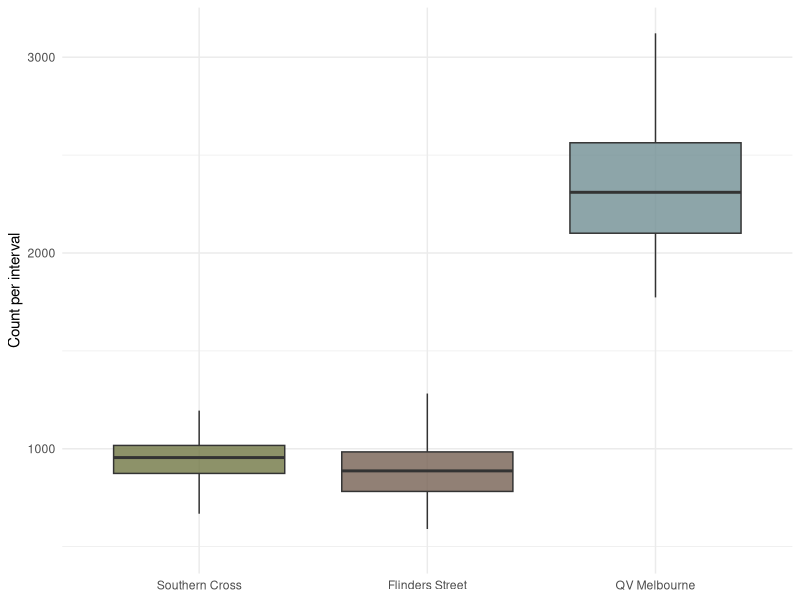
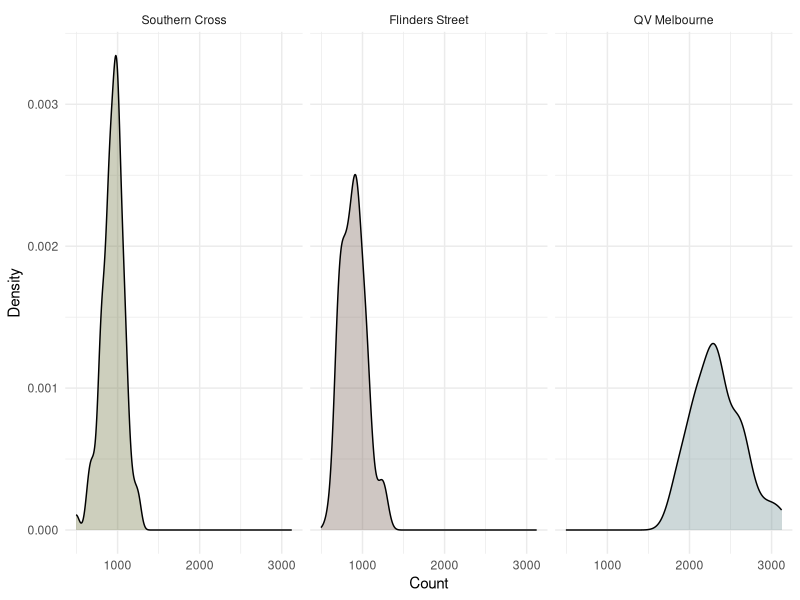
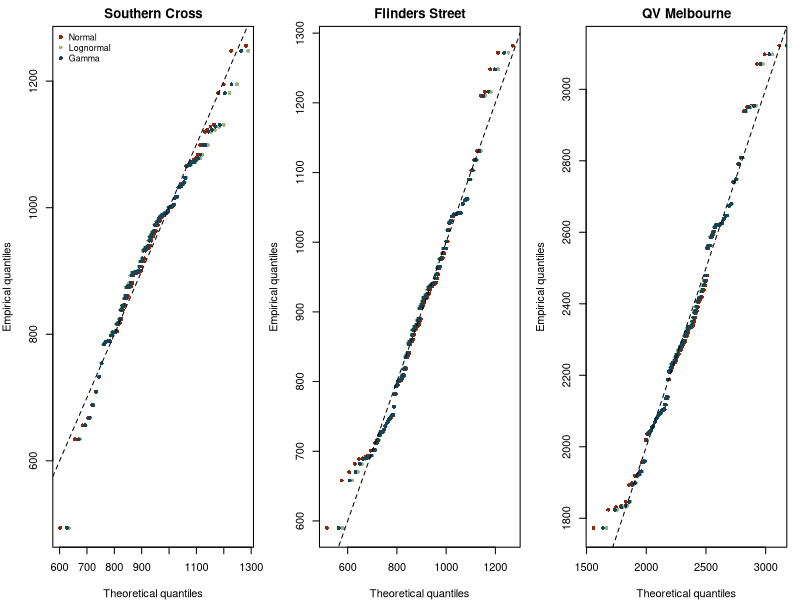

These figures' R source, in order:
## ---- chunk 1
#| label: setup
#| include: false
#| message: false
#| warning: false
knitr::opts_chunk$set(
fig.align = "center",
fig.width = 8,
fig.height = 5,
dpi = 150,
echo = TRUE,
warning = FALSE,
message = FALSE
)

library(boot)
library(MASS)
library(tidyverse)
library(knitr)
library(kableExtra)
library(broom)
library(purrr)
library(scales)

set.seed(355435)

cross_cols <- c(
"Flinders Street" = "#766153",
"QV Melbourne" = "#718f94",
"Southern Cross"  = "#717744")

## ---- chunk 2
pedestrian_df <- read.csv(here::here("data/pedestrian/pedestrians.csv"))

pedestrian_long <- pedestrian_df %>%
  mutate(obs = row_number()) %>%
  pivot_longer(-obs, names_to = "crossing", values_to = "count") %>%
  mutate(crossing = recode(crossing,
                           "flinders_street" = "Flinders Street",
                           "qv_melbourne"    = "QV Melbourne",
                           "southern_cross"  = "Southern Cross")) %>%
  mutate(crossing = factor(
    crossing,
    levels = c("Southern Cross", "Flinders Street", "QV Melbourne")))
## ---- chunk 3
#| label: fig-boxplot
#| fig-cap: "Pedestrian counts by crossing."
ggplot(pedestrian_long, aes(x = crossing, y = count, fill = crossing)) +
  geom_boxplot(outlier.shape = NA, alpha = 0.8) +
  scale_fill_manual(values = cross_cols) +
  labs(x = NULL, y = "Count per interval") +
  theme_minimal() +
  theme(legend.position = "none")

## ---- chunk 4
#| label: fig-density
#| fig-cap: "Distribution of pedestrian counts by crossing."
ggplot(pedestrian_long, aes(x = count, fill = crossing)) +
  geom_density(alpha = 0.35) +
  facet_wrap(~ crossing, scales = "fixed") +
  scale_fill_manual(values = cross_cols) +
  labs(x = "Count", y = "Density") +
  theme_minimal() +
  theme(legend.position = "none")
## ---- chunk 5
#| label: tbl-crossing-summary
pedestrian_long %>%
  group_by(crossing) %>%
  summarise(
    n      = n(),
    mean   = mean(count),
    median = median(count),
    sd     = sd(count),
    min    = min(count),
    max    = max(count),
    iqr    = IQR(count),
    .groups = "drop"
  ) %>%
  kable(
    digits = 1,
    col.names = c("Crossing", "n", "Mean", "Median", "SD", "Min", "Max", "IQR")
  ) %>%
  kable_styling(
    bootstrap_options = c("striped", "hover", "condensed", "responsive"),
    full_width = FALSE
  ) %>%
  row_spec(0, bold = TRUE, color = "#FFFFFF", background = "#598392") %>%
  column_spec(1, bold = TRUE, color = "#004D40")
## ---- chunk 6
#| label: tbl-mle

# Southern Cross
sc <- pedestrian_df$southern_cross
fit_sc_norm  <- fitdistr(sc, "normal")
fit_sc_logn  <- fitdistr(sc, "lognormal")
fit_sc_gamma <- fitdistr(sc, "gamma")   

sc_models <- tibble(
  crossing = "Southern Cross",
  model    = c("normal","lognormal","gamma"),
  logLik   = c(logLik(fit_sc_norm)[1],  logLik(fit_sc_logn)[1],  logLik(fit_sc_gamma)[1]),
  AIC      = c(AIC(fit_sc_norm),        AIC(fit_sc_logn),        AIC(fit_sc_gamma)),
  
  mean_est = c(
    unname(fit_sc_norm$estimate["mean"]),
    exp(fit_sc_logn$estimate["meanlog"] + 0.5*fit_sc_logn$estimate["sdlog"]^2),
    unname(fit_sc_gamma$estimate["shape"] / fit_sc_gamma$estimate["rate"])),
  
  sd_est   = c(
    unname(fit_sc_norm$estimate["sd"]),
    sqrt((exp(fit_sc_logn$estimate["sdlog"]^2) - 1) *
           exp(2*fit_sc_logn$estimate["meanlog"] + fit_sc_logn$estimate["sdlog"]^2)),
    sqrt(unname(fit_sc_gamma$estimate["shape"]) / (unname(fit_sc_gamma$estimate["rate"])^2))))

# Flinders Street
fl <- pedestrian_df$flinders_street
fit_fl_norm  <- fitdistr(fl, "normal")
fit_fl_logn  <- fitdistr(fl, "lognormal")
fit_fl_gamma <- fitdistr(fl, "gamma")

fl_models <- tibble(
  crossing = "Flinders Street",
  model    = c("normal","lognormal","gamma"),
  logLik   = c(logLik(fit_fl_norm)[1],  logLik(fit_fl_logn)[1],  logLik(fit_fl_gamma)[1]),
  AIC      = c(AIC(fit_fl_norm),        AIC(fit_fl_logn),        AIC(fit_fl_gamma)),
  
  mean_est = c(
    unname(fit_fl_norm$estimate["mean"]),
    exp(fit_fl_logn$estimate["meanlog"] + 0.5*fit_fl_logn$estimate["sdlog"]^2),
    unname(fit_fl_gamma$estimate["shape"] / fit_fl_gamma$estimate["rate"])),
  
  sd_est   = c(
    unname(fit_fl_norm$estimate["sd"]),
    sqrt((exp(fit_fl_logn$estimate["sdlog"]^2) - 1) *
           exp(2*fit_fl_logn$estimate["meanlog"] + fit_fl_logn$estimate["sdlog"]^2)),
    sqrt(unname(fit_fl_gamma$estimate["shape"]) / (unname(fit_fl_gamma$estimate["rate"])^2))))

# QV Melbourne
qv <- pedestrian_df$qv_melbourne
fit_qv_norm  <- fitdistr(qv, "normal")
fit_qv_logn  <- fitdistr(qv, "lognormal")
fit_qv_gamma <- fitdistr(qv, "gamma")

qv_models <- tibble(
  crossing = "QV Melbourne",
  model    = c("normal","lognormal","gamma"),
  logLik   = c(logLik(fit_qv_norm)[1],  logLik(fit_qv_logn)[1],  logLik(fit_qv_gamma)[1]),
  AIC      = c(AIC(fit_qv_norm),        AIC(fit_qv_logn),        AIC(fit_qv_gamma)),
  
  mean_est = c(
    unname(fit_qv_norm$estimate["mean"]),
    exp(fit_qv_logn$estimate["meanlog"] + 0.5*fit_qv_logn$estimate["sdlog"]^2),
    unname(fit_qv_gamma$estimate["shape"] / fit_qv_gamma$estimate["rate"])),
  
  sd_est   = c(
    unname(fit_qv_norm$estimate["sd"]),
    sqrt((exp(fit_qv_logn$estimate["sdlog"]^2) - 1) *
           exp(2*fit_qv_logn$estimate["meanlog"] + fit_qv_logn$estimate["sdlog"]^2)),
    sqrt(unname(fit_qv_gamma$estimate["shape"]) / (unname(fit_qv_gamma$estimate["rate"])^2))))

mle_fits <- bind_rows(sc_models, fl_models, qv_models) %>%
  arrange(crossing, AIC)

mle_fits  %>%
  kable(
    caption = "Maximum-likelihood estimates for Normal, Lognormal and Gamma models across the three crossings.",
    digits = 1,
    align = rep("c")) %>%
  kable_styling(
    bootstrap_options = c("striped", "hover", "condensed", "responsive"),
    full_width = FALSE,
    position = "center") %>%
  row_spec(0, bold = TRUE, color = "#FFFFFF", background = "#598392") %>%
  column_spec(1, bold = TRUE, color = "#004D40")
## ---- chunk 7
#| label: fig-qqplots
#| fig-cap: "QQ plots comparing empirical and theoretical quantiles for the fitted Normal, Lognormal and Gamma models at each crossing."
#| warning: false

par(mfrow = c(1,3), mar = c(4,4,2,1))

## Southern Cross 
x <- sort(sc); n <- length(x); p <- (seq_len(n) - 0.5) / n
qN <- qnorm(p,  mean = fit_sc_norm$estimate["mean"],    sd = fit_sc_norm$estimate["sd"])
qL <- qlnorm(p, meanlog = fit_sc_logn$estimate["meanlog"], sdlog = fit_sc_logn$estimate["sdlog"])
qG <- qgamma(p, shape = fit_sc_gamma$estimate["shape"], rate = fit_sc_gamma$estimate["rate"])

plot(qN, x, xlab = "Theoretical quantiles", ylab = "Empirical quantiles",
     main = "Southern Cross", pch = 16, col = "#8F250C", cex = 0.8)
points(qL, x, pch = 16, col = "#9cb380", cex = 0.8)
points(qG, x, pch = 16, col = "#124559", cex = 0.8)
abline(0, 1, lty = 2)
legend("topleft", legend = c("Normal", "Lognormal", "Gamma"),
       col = c("#8F250C", "#9cb380", "#124559"), pch = 16, bty = "n", cex = 0.8)

# Flinders Street
x <- sort(fl); n <- length(x); p <- (seq_len(n) - 0.5) / n
qN <- qnorm(p,  mean = fit_fl_norm$estimate["mean"],    sd = fit_fl_norm$estimate["sd"])
qL <- qlnorm(p, meanlog = fit_fl_logn$estimate["meanlog"], sdlog = fit_fl_logn$estimate["sdlog"])
qG <- qgamma(p, shape = fit_fl_gamma$estimate["shape"], rate = fit_fl_gamma$estimate["rate"])

plot(qN, x, xlab = "Theoretical quantiles", ylab = "Empirical quantiles",
     main = "Flinders Street", pch = 16, col = "#8F250C", cex = 0.8)
points(qL, x, pch = 16, col = "#9cb380", cex = 0.8)
points(qG, x, pch = 16, col = "#124559", cex = 0.8)
abline(0, 1, lty = 2)

# QV Melbourne 
x <- sort(qv); n <- length(x); p <- (seq_len(n) - 0.5) / n
qN <- qnorm(p,  mean = fit_qv_norm$estimate["mean"],    sd = fit_qv_norm$estimate["sd"])
qL <- qlnorm(p, meanlog = fit_qv_logn$estimate["meanlog"], sdlog = fit_qv_logn$estimate["sdlog"])
qG <- qgamma(p, shape = fit_qv_gamma$estimate["shape"], rate = fit_qv_gamma$estimate["rate"])

plot(qN, x, xlab = "Theoretical quantiles", ylab = "Empirical quantiles",
     main = "QV Melbourne", pch = 16, col = "#8F250C", cex = 0.8)
points(qL, x, pch = 16, col = "#9cb380", cex = 0.8)
points(qG, x, pch = 16, col = "#124559", cex = 0.8)
abline(0, 1, lty = 2)
